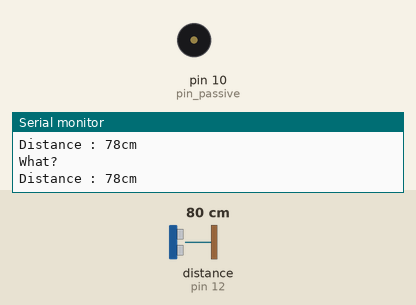
Recording of a sketch running on a simulated Arduino Uno, built with avr-gcc and run on an emulated ATmega328P. Shown: buzzer (waves = sounding), the last lines printed to the serial monitor. Wiring (inferred from the names in the program): ultrasonic range finder: trigger pin 11; echo pin 12. Inputs (shaded band) come from the test bench; at power-on: distance to the obstacle (sensor on pin 12) 80 cm. The echo pulse lasts 58.3 µs per cm.

Above: at 1.2 s.
1.3 s: distance to the obstacle (sensor on pin 12) set to 23 cm
4.3 s: distance to the obstacle (sensor on pin 12) set to 19 cm
At 5.5 s:
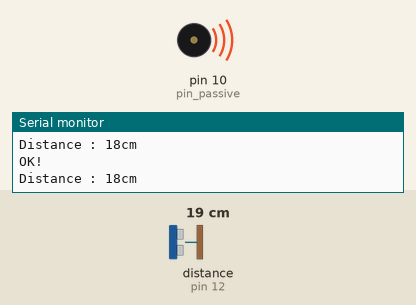
5.8 s: distance to the obstacle (sensor on pin 12) set to 35 cm
At 7.2 s:
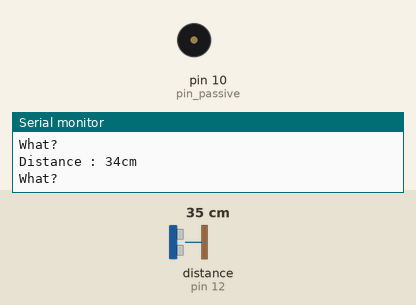
8.8 s: distance to the obstacle (sensor on pin 12) set to 18 cm
At 9.3 s:
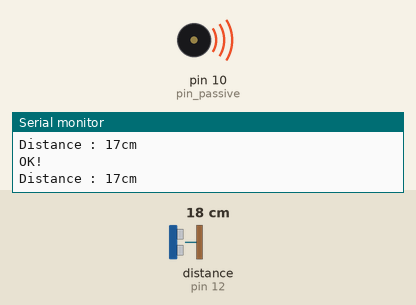
14.8 s: distance to the obstacle (sensor on pin 12) set to 60 cm
At 16.1 s:
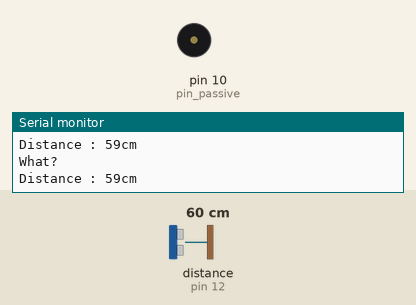
Timing chart, 0 to 17.8 s (numbered marks = the images above; inputs shaded):
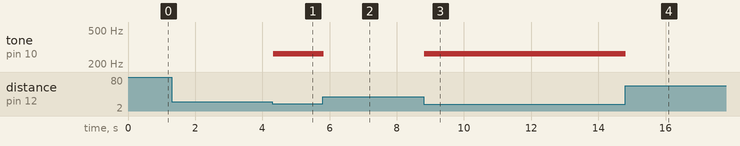

Measured:
- the behaviour switches between 21 and 20 cm on distance to the obstacle (sensor on pin 12) (found by bisection; images 0 and 1)
- after the input at 4.3 s, tone on pin 10 (pin_passive): silent → 262 Hz at once
- after the input at 5.8 s, tone on pin 10 (pin_passive): 262 Hz → silent at once
- after the input at 8.8 s, tone on pin 10 (pin_passive): silent → 262 Hz at once
- after the input at 14.8 s, tone on pin 10 (pin_passive): 262 Hz → silent at once

The sketch:

______________________.ino
```cpp
#define PIN_TRIG 11
#define PIN_ECHO 12

int pin_passive = 10;

long duration;
int distance;

void setup() {
  pinMode(PIN_TRIG, OUTPUT);
  pinMode(PIN_ECHO, INPUT);
  pinMode(pin_passive, OUTPUT);
  Serial.begin(9600);
  Serial.println("Ultrasonic Sensor Test!");
}

void loop() {
  digitalWrite(PIN_TRIG, LOW);
  delayMicroseconds(2);
  digitalWrite(PIN_TRIG, HIGH);
  delayMicroseconds(10);
  digitalWrite(PIN_TRIG, LOW);

  duration = pulseIn(PIN_ECHO, HIGH);
  distance = duration * 340 * 100 / 1000000 / 2;

  Serial.print("Distance : ");
  Serial.print(distance);
  Serial.println("cm");

  if (distance < 20) {
    tone(pin_passive, 262);
    Serial.println("OK!");
  } else {
    noTone(pin_passive);
    Serial.println("What?");
  }
}
```
